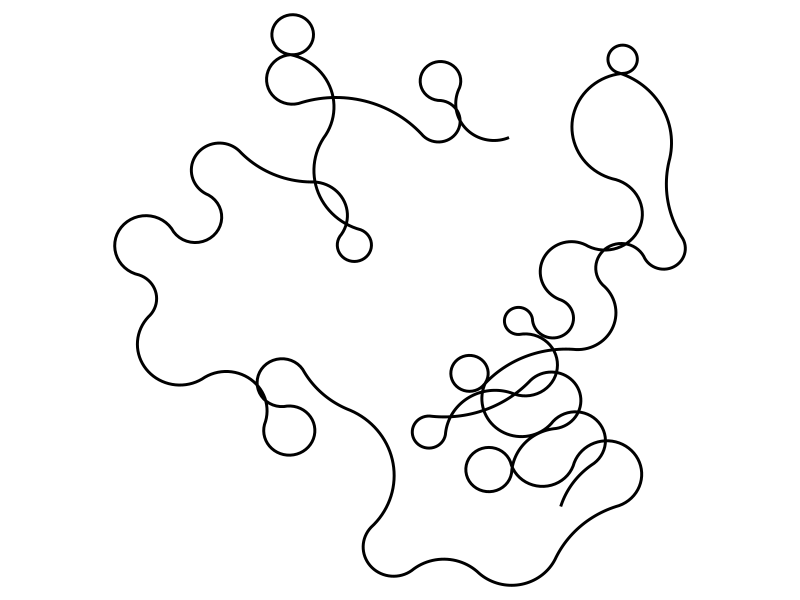
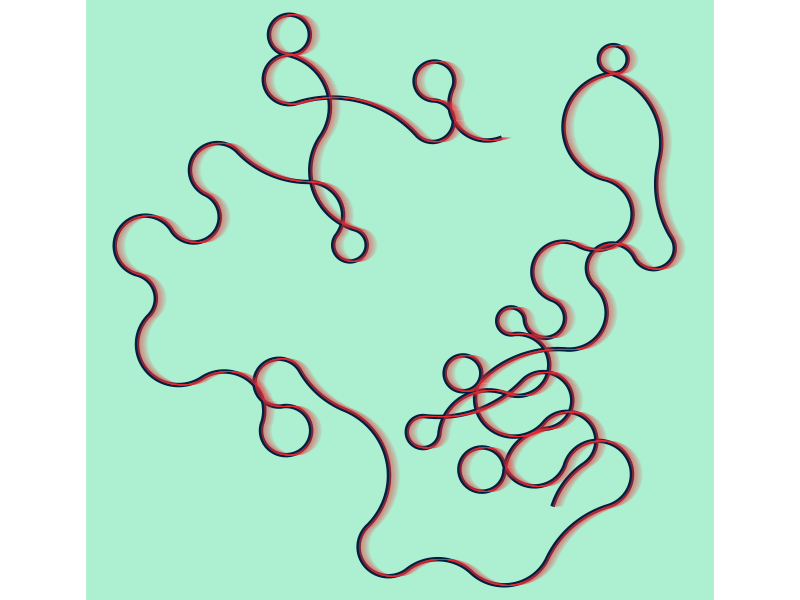
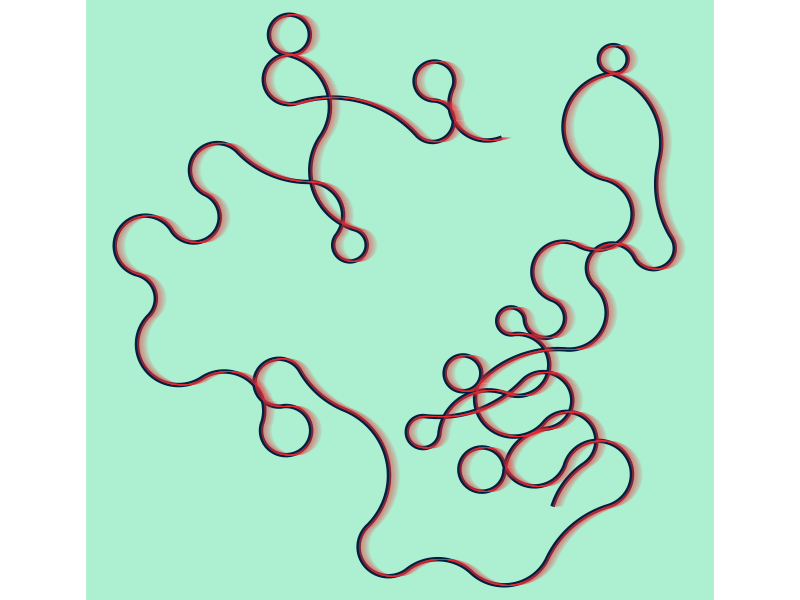

Reproduce these figures in R, in order.
# curves only
# libraries ----
library(data.table)
library(ggplot2)

# functions ----
#' Function to generate curve
#'
#' @param stepLength length of a single step
#' @param numberOfSteps total number of steps to take
#' @param startingAngle starting direction
#' @param angleChange with each step what will angle change?
#' @param startingPoint starting point
#'
#' @return
#' @export
#'
#' @examples
create_curve <- function(stepLength = 1, numberOfSteps = 24, startingAngle = pi/2, angleChange = pi/32, startingPoint = c(0, 0))
{
    curveData <- data.table(x = startingPoint[1], y = startingPoint[2])
    lastPoint <- startingPoint
    lastAngle <- startingAngle
    for (i in 1:numberOfSteps)
    {
        nextPoint <- c(lastPoint[1] + stepLength * cos(lastAngle), lastPoint[2] + stepLength * sin(lastAngle))
        curveData <- rbind(curveData, data.table(x = nextPoint[1], y = nextPoint[2]))
        lastPoint <- nextPoint
        lastAngle <- lastAngle + angleChange
    }
    return(curveData)
}
# main body ----
# generate parameters for the curve
set.seed(seed = 95661)
startingPoint <- c(0, 0)
startingAngle <- 2*pi/5
numberBreaks <- 50

wholeCurveParam <- list()
for (i in 1:numberBreaks)
{
    wholeCurveParam[[i]] <- list(angleChange = runif(1, pi/128, pi/20), numberOfSteps = sample(20:40, 1), stepLength = runif(1, 1, 2))
    if (i %%2 != 0)
    {
        wholeCurveParam[[i]]$angleChange <- -wholeCurveParam[[i]]$angleChange
    }
}

# create data for each on point on the curve
wholeCurve <- data.table()

for (i in 1:length(wholeCurveParam))
{
    thisParams <- wholeCurveParam[[i]]
    thisCurve <- create_curve(startingAngle = startingAngle, startingPoint = startingPoint, angleChange = thisParams$angleChange, numberOfSteps = thisParams$numberOfSteps, stepLength = thisParams$stepLength)
    startingPoint <- c(thisCurve$x[thisParams$numberOfSteps + 1], thisCurve$y[thisParams$numberOfSteps + 1])
    startingAngle <- startingAngle + thisParams$numberOfSteps * thisParams$angleChange
    wholeCurve <- rbind(wholeCurve, thisCurve)
}

# lets see what we got (actual process involves selecting random seed until we are happy with final result)
ggplot() + 
    geom_path(data = wholeCurve, aes(x = x, y = y), color = "black", size = 1) + 
    theme_void() + 
    theme(
        legend.position = "none", aspect.ratio = 1, 
        plot.margin = unit(rep(-10, 4), "pt"))

# replicate curve - this will be some kind of shadow
n <- 25
replicCurve <- rbindlist(
    l = lapply(
        X = 1:n, 
        FUN = function(rep){
            thisRep <- rbind(wholeCurve[,.(x = x + .2*rep, y = y, id = rep)])
            return(thisRep)
        }
    )
)
replicCurve[, sat := 1 - id / (n + 1)]

# final plot
ggplot() + 
    geom_path(data = wholeCurve, aes(x = x, y = y), color = "#00203FFF", size = 1.5) + 
    geom_path(data = replicCurve, aes(x = x, y = y, group = id, alpha = sat), color = "#ED2B33FF", size = .1) + 
    theme_void() + 
    theme(
        panel.background = element_rect(fill = "#ADEFD1FF", color = "#ADEFD1FF"),
        legend.position = "none", aspect.ratio = 1, 
        plot.margin = unit(rep(-10, 4), "pt")
    ) 
ggsave(filename = "results/08_curves_only.png", height = 3, width = 3, dpi = 1440)

